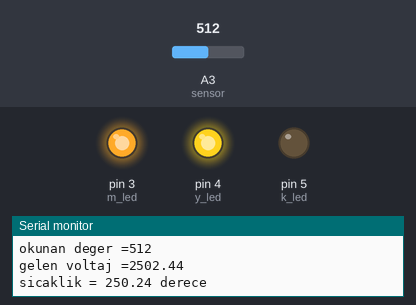
Bench run of a sketch on a simulated Arduino Uno, built with avr-gcc and run on an emulated ATmega328P. Shown: output pins drawn as LEDs (lit = HIGH), the last lines printed to the serial monitor. Inputs (shaded band) come from the test bench; at power-on: A3 (sensor) = 512.

Above: at 1.8 s.
1.9 s: A3 (sensor) set to 78
4.2 s: A3 (sensor) set to 67
At 7.2 s:
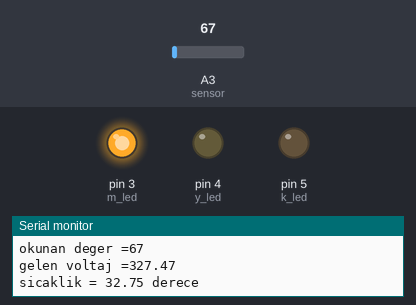
7.5 s: A3 (sensor) set to 25
At 9.7 s:
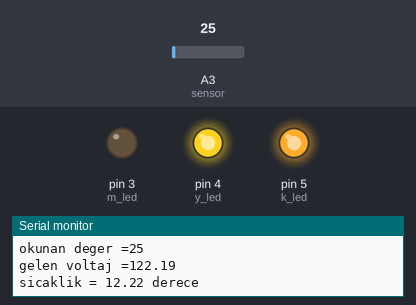
10.5 s: A3 (sensor) set to 122
At 13.2 s:
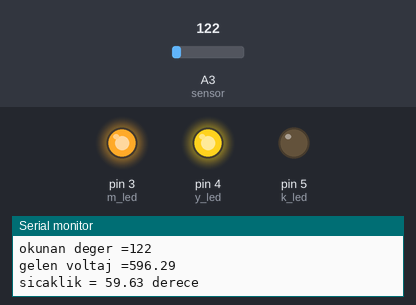
13.5 s: A3 (sensor) set to 20
At 15.9 s:
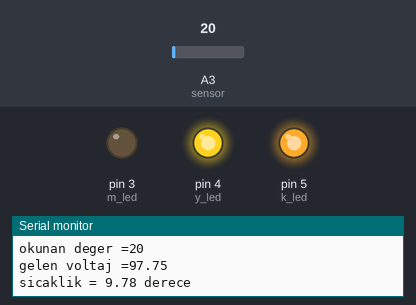
Timing chart, 0 to 17.4 s (numbered marks = the images above; inputs shaded):
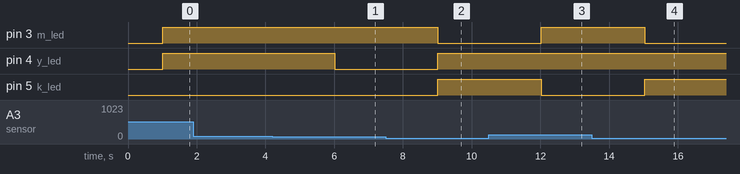

The sketch:

lm35_ile_sicaklik.ino
```cpp
const int sensor = A3;
const int k_led = 5;
const int y_led = 4;
const int m_led = 3;

int sensor_deger = 0;
float voltaj_deger = 0;
float sicaklik_deger = 0;

void setup()
{
 pinMode (k_led , OUTPUT);
 pinMode (y_led , OUTPUT);
 pinMode (m_led , OUTPUT);
    Serial.begin(9600);
}

void loop()
{
sensor_deger = analogRead(sensor);
Serial.print("okunan deger =");
Serial.println (sensor_deger);
voltaj_deger=(sensor_deger / 1023.0) * 5000;
Serial.print("gelen voltaj =");
Serial.println (voltaj_deger);
sicaklik_deger=(voltaj_deger)/10.0;
Serial.print("sicaklik = ");
Serial.print (sicaklik_deger);
Serial.println (" derece ");
delay (1000);

  if (sicaklik_deger >=35 )
  {
    digitalWrite(k_led , LOW);
    digitalWrite(y_led , HIGH);
    digitalWrite(m_led , HIGH);
  }
  else if (sicaklik_deger < 35 && sicaklik_deger >=30 )
  {
    digitalWrite(k_led , LOW);
    digitalWrite(y_led , LOW);
    digitalWrite(m_led , HIGH);

  }
 else if (sicaklik_deger < 30 )
  {
    digitalWrite(k_led , HIGH);
    digitalWrite(y_led , HIGH);
    digitalWrite(m_led , LOW);

  }


}
```

Measured:
- the behaviour switches between 72 and 71 on A3 (sensor) (found by bisection; images 0 and 1)
- after the input at 4.2 s, pin 4 (y_led): HIGH → LOW after 1.8 s
- after the input at 7.5 s, pin 3 (m_led): HIGH → LOW after 1.5 s; pin 4 (y_led), pin 5 (k_led): LOW → HIGH after 1.5 s
- after the input at 10.5 s, pin 3 (m_led): LOW → HIGH after 1.5 s; pin 5 (k_led): HIGH → LOW after 1.5 s
- after the input at 13.5 s, pin 3 (m_led): HIGH → LOW after 1.5 s; pin 5 (k_led): LOW → HIGH after 1.5 s
